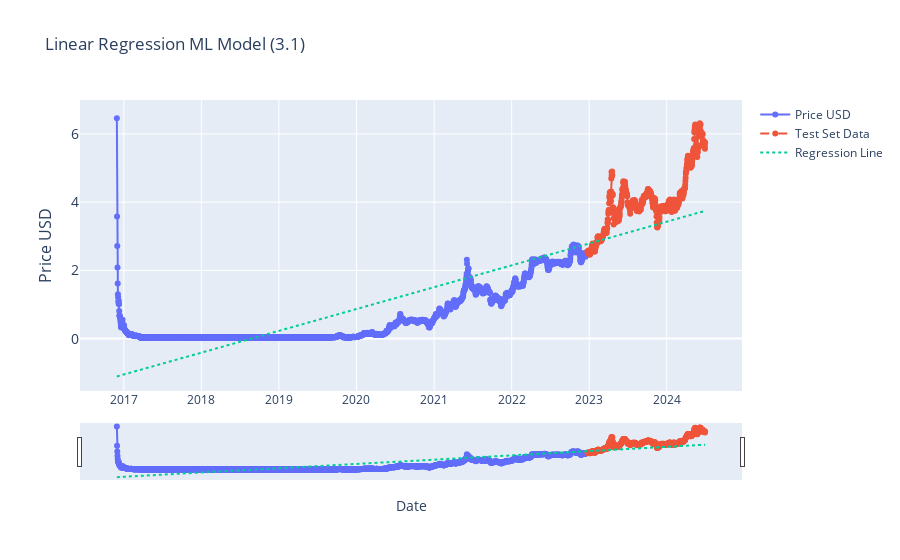

Notebook code cell kept with this figure:
### Markdown cell above
### OLS / Linear regression (3.1) - IGNORE BECAUSE CAN BE DONE WITH WLS!

### Code cell
# Linear Regression (3.1)

from sklearn.linear_model import LinearRegression
from sklearn.model_selection import train_test_split
import plotly.graph_objects as go
import pandas as pd
from ipywidgets import interact, DatePicker
import numpy as np

df = current_item.copy()

df['date_ordinal'] = df.index.map(pd.Timestamp.toordinal)
X = df['date_ordinal'].values.reshape(-1, 1)
y = df['price_usd'].values


# train test split (first 80% train, last 20% test)
split_point = int(len(X) * 0.80)  
X_train, X_test = X[:split_point], X[split_point:]
y_train, y_test = y[:split_point], y[split_point:]


# intialize the model (like initialising a variable)
model_lr = LinearRegression()
model_lr.fit(X, y)

# make predictions
y_pred = model_lr.predict(X)


def update_graph_3point1v1(start_date, end_date):
    # Filtering the data based on the date range
    mask = (df.index >= pd.to_datetime(start_date)) & (df.index <= pd.to_datetime(end_date))
    filtered_data = df.loc[mask]
    filtered_pred = y_pred[mask]

    # Creating the plot
    fig = go.Figure()
    fig.add_trace(go.Scatter(x=filtered_data.index[:split_point], y=filtered_data['price_usd'], mode='lines+markers', name='Price USD'))

     # Add the test set prices
    fig.add_trace(go.Scatter(x=filtered_data.index[split_point:], y=y_test, mode='lines+markers', name='Test Set Data', line=dict(dash='dash')))


    # Add the predicted prices
    fig.add_trace(go.Scatter(x=filtered_data.index, y=filtered_pred, mode='lines', name='Regression Line', line=dict(dash='dot')))

    # Formatting
    fig.update_layout(
        title='Linear Regression ML Model (3.1)',
        xaxis_title='Date',
        yaxis_title='Price USD',
        yaxis=dict(
            title='Price USD',
            titlefont_size=16,
            tickfont_size=14,
        ),
        xaxis=dict(  # Added lines for range slider
            rangeslider=dict(
                visible=True
            ),
            type="date"
        ),
        showlegend=True

        )

    fig.show()


# Creating interactive widgets for date selection
start_date_picker = DatePicker(description='Start Date', value=START_DATE)
end_date_picker = DatePicker(description='End Date', value=END_DATE)

# Display the interactive widget
interact(update_graph_3point1v1, start_date=start_date_picker, end_date=end_date_picker)

### Figure 1 — Plotly figure (JSON) as saved in the notebook; plotly's stock layout.template omitted (floating-point values rounded to 4 significant figures; data arrays with more than 128 entries replaced by an {"elided": "..."} marker saying what was removed)
{"data": [{"mode": "lines+markers", "name": "Price USD", "type": "scatter", "x": {"elided": "2216 str values"}, "y": {"elided": "2771 float values"}}, {"line": {"dash": "dash"}, "mode": "lines+markers", "name": "Test Set Data", "type": "scatter", "x": {"elided": "555 str values"}, "y": {"elided": "555 float values"}}, {"line": {"dash": "dot"}, "mode": "lines", "name": "Regression Line", "type": "scatter", "x": {"elided": "2771 str values"}, "y": {"elided": "2771 float values"}}], "layout": {"showlegend": true, "title": {"text": "Linear Regression ML Model (3.1)"}, "xaxis": {"rangeslider": {"visible": true}, "title": {"text": "Date"}, "type": "date"}, "yaxis": {"tickfont": {"size": 14}, "title": {"font": {"size": 16}, "text": "Price USD"}}}}
